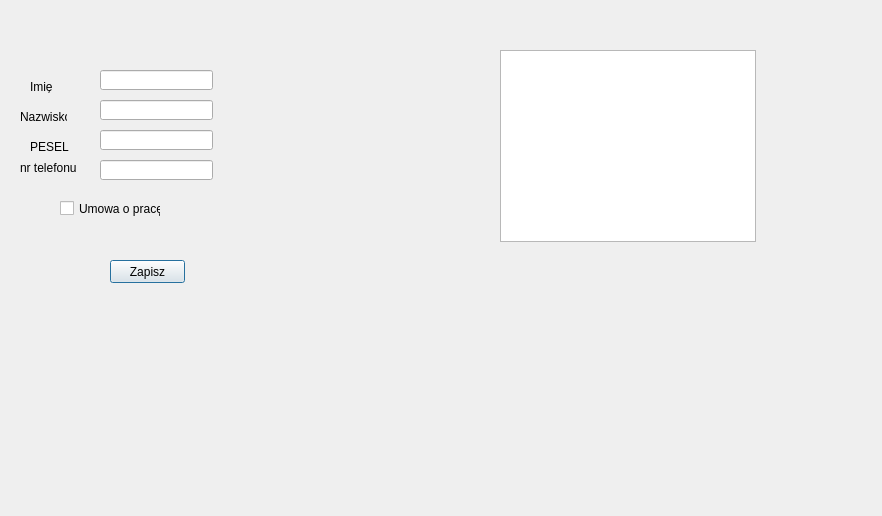
<?xml version="1.0" encoding="UTF-8"?>
<ui version="4.0">
 <class>Dialog</class>
 <widget class="QDialog" name="Dialog">
  <property name="geometry">
   <rect>
    <x>0</x>
    <y>0</y>
    <width>882</width>
    <height>516</height>
   </rect>
  </property>
  <property name="windowTitle">
   <string>Pracownicy</string>
  </property>
  <widget class="QLineEdit" name="nameEdit">
   <property name="geometry">
    <rect>
     <x>100</x>
     <y>70</y>
     <width>113</width>
     <height>20</height>
    </rect>
   </property>
  </widget>
  <widget class="QCheckBox" name="umowa_o_praceCheckbox">
   <property name="geometry">
    <rect>
     <x>60</x>
     <y>200</y>
     <width>101</width>
     <height>17</height>
    </rect>
   </property>
   <property name="text">
    <string>Umowa o pracę</string>
   </property>
  </widget>
  <widget class="QLabel" name="nameLabel">
   <property name="geometry">
    <rect>
     <x>30</x>
     <y>80</y>
     <width>47</width>
     <height>13</height>
    </rect>
   </property>
   <property name="text">
    <string>Imię</string>
   </property>
  </widget>
  <widget class="QLabel" name="surnameLabel">
   <property name="geometry">
    <rect>
     <x>20</x>
     <y>110</y>
     <width>47</width>
     <height>13</height>
    </rect>
   </property>
   <property name="text">
    <string>Nazwisko</string>
   </property>
  </widget>
  <widget class="QLineEdit" name="surname">
   <property name="geometry">
    <rect>
     <x>100</x>
     <y>100</y>
     <width>113</width>
     <height>20</height>
    </rect>
   </property>
  </widget>
  <widget class="QLabel" name="peselLabel">
   <property name="geometry">
    <rect>
     <x>30</x>
     <y>140</y>
     <width>47</width>
     <height>13</height>
    </rect>
   </property>
   <property name="text">
    <string>PESEL</string>
   </property>
  </widget>
  <widget class="QLineEdit" name="id">
   <property name="geometry">
    <rect>
     <x>100</x>
     <y>130</y>
     <width>113</width>
     <height>20</height>
    </rect>
   </property>
  </widget>
  <widget class="QPushButton" name="submit">
   <property name="geometry">
    <rect>
     <x>110</x>
     <y>260</y>
     <width>75</width>
     <height>23</height>
    </rect>
   </property>
   <property name="text">
    <string>Zapisz</string>
   </property>
  </widget>
  <widget class="QLabel" name="result">
   <property name="geometry">
    <rect>
     <x>0</x>
     <y>340</y>
     <width>881</width>
     <height>61</height>
    </rect>
   </property>
   <property name="text">
    <string/>
   </property>
  </widget>
  <widget class="QLineEdit" name="phoneNumber">
   <property name="geometry">
    <rect>
     <x>100</x>
     <y>160</y>
     <width>113</width>
     <height>20</height>
    </rect>
   </property>
  </widget>
  <widget class="QLabel" name="peselLabel_2">
   <property name="geometry">
    <rect>
     <x>20</x>
     <y>160</y>
     <width>71</width>
     <height>16</height>
    </rect>
   </property>
   <property name="text">
    <string>nr telefonu</string>
   </property>
  </widget>
  <widget class="QListWidget" name="employeesList">
   <property name="geometry">
    <rect>
     <x>500</x>
     <y>50</y>
     <width>256</width>
     <height>192</height>
    </rect>
   </property>
  </widget>
 </widget>
 <resources/>
 <connections/>
</ui>
